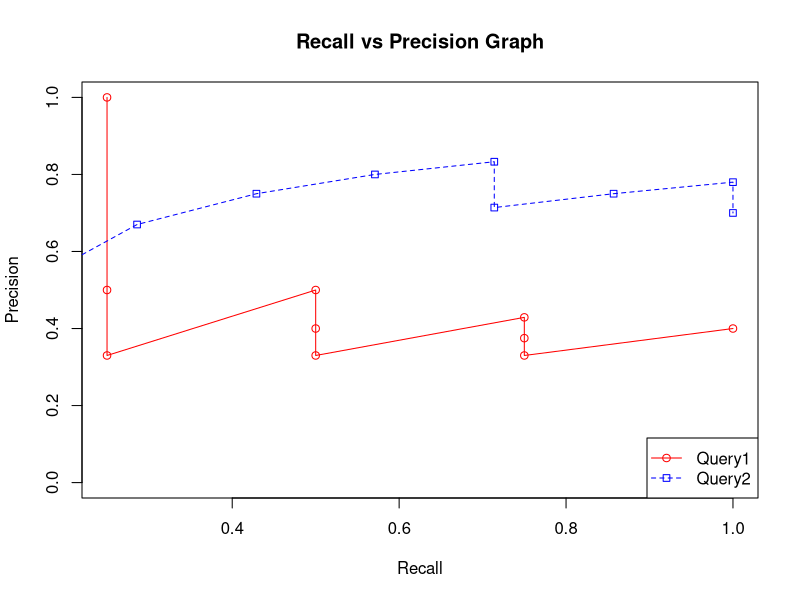

The R script that drew this image:
query1 <- read.csv("Query1.csv", header = TRUE)
query2 <- read.csv("Query2.csv", header = TRUE)
query1$Recall
plot(query1$Recall,query1$Precision,type = "o",col = "red", xlab = "Recall", ylab = "Precision", 
     main = "Recall vs Precision Graph",  ylim=c(0,1))
lines(query2$Recall,query2$Precision, type = "o", pch=22, lty=2, col = "blue")
legend("bottomright", c("Query1","Query2"), col=c("red","blue"),pch=21:22, lty=1:2)